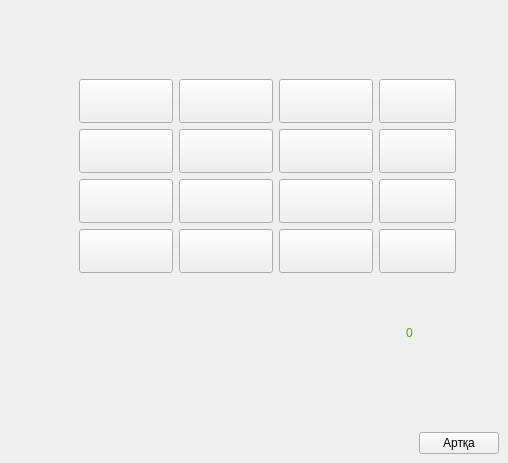
<?xml version="1.0" encoding="UTF-8"?>
<ui version="4.0">
 <class>este_sakta3</class>
 <widget class="QMainWindow" name="este_sakta3">
  <property name="geometry">
   <rect>
    <x>0</x>
    <y>0</y>
    <width>419</width>
    <height>463</height>
   </rect>
  </property>
  <property name="windowTitle">
   <string>MainWindow</string>
  </property>
  <property name="styleSheet">
   <string notr="true">border-image: url(:/images/este sakta/back_kyz.png);</string>
  </property>
  <widget class="QWidget" name="centralwidget">
   <layout class="QGridLayout" name="gridLayout_2">
    <item row="0" column="1">
     <spacer name="verticalSpacer">
      <property name="orientation">
       <enum>Qt::Vertical</enum>
      </property>
      <property name="sizeType">
       <enum>QSizePolicy::Preferred</enum>
      </property>
      <property name="sizeHint" stdset="0">
       <size>
        <width>20</width>
        <height>70</height>
       </size>
      </property>
     </spacer>
    </item>
    <item row="1" column="0">
     <spacer name="horizontalSpacer_5">
      <property name="orientation">
       <enum>Qt::Horizontal</enum>
      </property>
      <property name="sizeType">
       <enum>QSizePolicy::Fixed</enum>
      </property>
      <property name="sizeHint" stdset="0">
       <size>
        <width>70</width>
        <height>20</height>
       </size>
      </property>
     </spacer>
    </item>
    <item row="1" column="1" colspan="4">
     <layout class="QGridLayout" name="gridLayout">
      <item row="1" column="0">
       <widget class="QPushButton" name="pushButton_2">
        <property name="sizePolicy">
         <sizepolicy hsizetype="MinimumExpanding" vsizetype="MinimumExpanding">
          <horstretch>0</horstretch>
          <verstretch>0</verstretch>
         </sizepolicy>
        </property>
        <property name="font">
         <font>
          <pointsize>24</pointsize>
         </font>
        </property>
        <property name="styleSheet">
         <string notr="true">border-image: url(:/e_b);</string>
        </property>
        <property name="text">
         <string/>
        </property>
       </widget>
      </item>
      <item row="2" column="0">
       <widget class="QPushButton" name="pushButton_3">
        <property name="sizePolicy">
         <sizepolicy hsizetype="MinimumExpanding" vsizetype="MinimumExpanding">
          <horstretch>0</horstretch>
          <verstretch>0</verstretch>
         </sizepolicy>
        </property>
        <property name="font">
         <font>
          <pointsize>24</pointsize>
         </font>
        </property>
        <property name="styleSheet">
         <string notr="true">border-image: url(:/e_b);</string>
        </property>
        <property name="text">
         <string/>
        </property>
       </widget>
      </item>
      <item row="3" column="0">
       <widget class="QPushButton" name="pushButton_4">
        <property name="sizePolicy">
         <sizepolicy hsizetype="MinimumExpanding" vsizetype="MinimumExpanding">
          <horstretch>0</horstretch>
          <verstretch>0</verstretch>
         </sizepolicy>
        </property>
        <property name="font">
         <font>
          <pointsize>24</pointsize>
         </font>
        </property>
        <property name="styleSheet">
         <string notr="true">border-image: url(:/e_b);</string>
        </property>
        <property name="text">
         <string/>
        </property>
       </widget>
      </item>
      <item row="2" column="1">
       <widget class="QPushButton" name="pushButton_6">
        <property name="sizePolicy">
         <sizepolicy hsizetype="MinimumExpanding" vsizetype="MinimumExpanding">
          <horstretch>0</horstretch>
          <verstretch>0</verstretch>
         </sizepolicy>
        </property>
        <property name="font">
         <font>
          <pointsize>24</pointsize>
         </font>
        </property>
        <property name="styleSheet">
         <string notr="true">border-image: url(:/e_b);</string>
        </property>
        <property name="text">
         <string/>
        </property>
       </widget>
      </item>
      <item row="1" column="1">
       <widget class="QPushButton" name="pushButton_5">
        <property name="sizePolicy">
         <sizepolicy hsizetype="MinimumExpanding" vsizetype="MinimumExpanding">
          <horstretch>0</horstretch>
          <verstretch>0</verstretch>
         </sizepolicy>
        </property>
        <property name="font">
         <font>
          <pointsize>24</pointsize>
         </font>
        </property>
        <property name="styleSheet">
         <string notr="true">border-image: url(:/e_b);</string>
        </property>
        <property name="text">
         <string/>
        </property>
       </widget>
      </item>
      <item row="3" column="1">
       <widget class="QPushButton" name="pushButton_7">
        <property name="sizePolicy">
         <sizepolicy hsizetype="MinimumExpanding" vsizetype="MinimumExpanding">
          <horstretch>0</horstretch>
          <verstretch>0</verstretch>
         </sizepolicy>
        </property>
        <property name="font">
         <font>
          <pointsize>24</pointsize>
         </font>
        </property>
        <property name="styleSheet">
         <string notr="true">border-image: url(:/e_b);</string>
        </property>
        <property name="text">
         <string/>
        </property>
       </widget>
      </item>
      <item row="2" column="2">
       <widget class="QPushButton" name="pushButton_9">
        <property name="sizePolicy">
         <sizepolicy hsizetype="MinimumExpanding" vsizetype="MinimumExpanding">
          <horstretch>0</horstretch>
          <verstretch>0</verstretch>
         </sizepolicy>
        </property>
        <property name="font">
         <font>
          <pointsize>24</pointsize>
         </font>
        </property>
        <property name="styleSheet">
         <string notr="true">border-image: url(:/e_b);</string>
        </property>
        <property name="text">
         <string/>
        </property>
       </widget>
      </item>
      <item row="1" column="2">
       <widget class="QPushButton" name="pushButton_8">
        <property name="sizePolicy">
         <sizepolicy hsizetype="MinimumExpanding" vsizetype="MinimumExpanding">
          <horstretch>0</horstretch>
          <verstretch>0</verstretch>
         </sizepolicy>
        </property>
        <property name="font">
         <font>
          <pointsize>24</pointsize>
         </font>
        </property>
        <property name="styleSheet">
         <string notr="true">border-image: url(:/e_b);</string>
        </property>
        <property name="text">
         <string/>
        </property>
       </widget>
      </item>
      <item row="3" column="2">
       <widget class="QPushButton" name="pushButton_10">
        <property name="sizePolicy">
         <sizepolicy hsizetype="MinimumExpanding" vsizetype="MinimumExpanding">
          <horstretch>0</horstretch>
          <verstretch>0</verstretch>
         </sizepolicy>
        </property>
        <property name="font">
         <font>
          <pointsize>24</pointsize>
         </font>
        </property>
        <property name="styleSheet">
         <string notr="true">border-image: url(:/e_b);</string>
        </property>
        <property name="text">
         <string/>
        </property>
       </widget>
      </item>
      <item row="0" column="1">
       <widget class="QPushButton" name="pushButton_11">
        <property name="sizePolicy">
         <sizepolicy hsizetype="MinimumExpanding" vsizetype="MinimumExpanding">
          <horstretch>0</horstretch>
          <verstretch>0</verstretch>
         </sizepolicy>
        </property>
        <property name="styleSheet">
         <string notr="true">border-image: url(:/e_b);</string>
        </property>
        <property name="text">
         <string/>
        </property>
       </widget>
      </item>
      <item row="0" column="0">
       <widget class="QPushButton" name="pushButton_13">
        <property name="sizePolicy">
         <sizepolicy hsizetype="Minimum" vsizetype="MinimumExpanding">
          <horstretch>0</horstretch>
          <verstretch>0</verstretch>
         </sizepolicy>
        </property>
        <property name="styleSheet">
         <string notr="true">border-image: url(:/e_b);</string>
        </property>
        <property name="text">
         <string/>
        </property>
       </widget>
      </item>
      <item row="0" column="2">
       <widget class="QPushButton" name="pushButton_12">
        <property name="sizePolicy">
         <sizepolicy hsizetype="MinimumExpanding" vsizetype="MinimumExpanding">
          <horstretch>0</horstretch>
          <verstretch>0</verstretch>
         </sizepolicy>
        </property>
        <property name="font">
         <font>
          <pointsize>24</pointsize>
         </font>
        </property>
        <property name="styleSheet">
         <string notr="true">border-image: url(:/e_b);</string>
        </property>
        <property name="text">
         <string/>
        </property>
       </widget>
      </item>
      <item row="0" column="3">
       <widget class="QPushButton" name="pushButton_14">
        <property name="sizePolicy">
         <sizepolicy hsizetype="MinimumExpanding" vsizetype="MinimumExpanding">
          <horstretch>0</horstretch>
          <verstretch>0</verstretch>
         </sizepolicy>
        </property>
        <property name="styleSheet">
         <string notr="true">border-image: url(:/e_b);
font: 24pt &quot;MS Shell Dlg 2&quot;;</string>
        </property>
        <property name="text">
         <string/>
        </property>
       </widget>
      </item>
      <item row="1" column="3">
       <widget class="QPushButton" name="pushButton_15">
        <property name="sizePolicy">
         <sizepolicy hsizetype="MinimumExpanding" vsizetype="MinimumExpanding">
          <horstretch>0</horstretch>
          <verstretch>0</verstretch>
         </sizepolicy>
        </property>
        <property name="styleSheet">
         <string notr="true">border-image: url(:/e_b);
font: 24pt &quot;MS Shell Dlg 2&quot;;</string>
        </property>
        <property name="text">
         <string/>
        </property>
       </widget>
      </item>
      <item row="2" column="3">
       <widget class="QPushButton" name="pushButton_16">
        <property name="sizePolicy">
         <sizepolicy hsizetype="MinimumExpanding" vsizetype="MinimumExpanding">
          <horstretch>0</horstretch>
          <verstretch>0</verstretch>
         </sizepolicy>
        </property>
        <property name="styleSheet">
         <string notr="true">border-image: url(:/e_b);
font: 24pt &quot;MS Shell Dlg 2&quot;;</string>
        </property>
        <property name="text">
         <string/>
        </property>
       </widget>
      </item>
      <item row="3" column="3">
       <widget class="QPushButton" name="pushButton_17">
        <property name="sizePolicy">
         <sizepolicy hsizetype="MinimumExpanding" vsizetype="MinimumExpanding">
          <horstretch>0</horstretch>
          <verstretch>0</verstretch>
         </sizepolicy>
        </property>
        <property name="styleSheet">
         <string notr="true">border-image: url(:/e_b);
font: 24pt &quot;MS Shell Dlg 2&quot;;</string>
        </property>
        <property name="text">
         <string/>
        </property>
       </widget>
      </item>
     </layout>
    </item>
    <item row="1" column="5">
     <spacer name="horizontalSpacer_3">
      <property name="orientation">
       <enum>Qt::Horizontal</enum>
      </property>
      <property name="sizeType">
       <enum>QSizePolicy::Preferred</enum>
      </property>
      <property name="sizeHint" stdset="0">
       <size>
        <width>30</width>
        <height>20</height>
       </size>
      </property>
     </spacer>
    </item>
    <item row="2" column="2">
     <widget class="QLabel" name="label">
      <property name="sizePolicy">
       <sizepolicy hsizetype="MinimumExpanding" vsizetype="MinimumExpanding">
        <horstretch>0</horstretch>
        <verstretch>0</verstretch>
       </sizepolicy>
      </property>
      <property name="styleSheet">
       <string notr="true">border-image: url(:/images/about and points/text_score.png);</string>
      </property>
      <property name="text">
       <string/>
      </property>
     </widget>
    </item>
    <item row="2" column="3">
     <widget class="QLabel" name="label_2">
      <property name="sizePolicy">
       <sizepolicy hsizetype="Preferred" vsizetype="MinimumExpanding">
        <horstretch>0</horstretch>
        <verstretch>0</verstretch>
       </sizepolicy>
      </property>
      <property name="styleSheet">
       <string notr="true">border-image: url(:/images/about and points/blank.png);
font: 75 24pt &quot;MS Shell Dlg 2&quot;;
color: rgb(85, 170, 0);</string>
      </property>
      <property name="text">
       <string>0</string>
      </property>
     </widget>
    </item>
    <item row="3" column="2">
     <spacer name="verticalSpacer_2">
      <property name="orientation">
       <enum>Qt::Vertical</enum>
      </property>
      <property name="sizeType">
       <enum>QSizePolicy::Fixed</enum>
      </property>
      <property name="sizeHint" stdset="0">
       <size>
        <width>20</width>
        <height>40</height>
       </size>
      </property>
     </spacer>
    </item>
    <item row="4" column="2">
     <spacer name="horizontalSpacer">
      <property name="orientation">
       <enum>Qt::Horizontal</enum>
      </property>
      <property name="sizeHint" stdset="0">
       <size>
        <width>189</width>
        <height>20</height>
       </size>
      </property>
     </spacer>
    </item>
    <item row="4" column="4" colspan="2">
     <widget class="QPushButton" name="pushButton">
      <property name="sizePolicy">
       <sizepolicy hsizetype="Minimum" vsizetype="Preferred">
        <horstretch>0</horstretch>
        <verstretch>0</verstretch>
       </sizepolicy>
      </property>
      <property name="styleSheet">
       <string notr="true">border-image: url(:/e_b);
font: 75 20pt &quot;MS Shell Dlg 2&quot;;</string>
      </property>
      <property name="text">
       <string>Артқа</string>
      </property>
     </widget>
    </item>
   </layout>
  </widget>
 </widget>
 <resources/>
 <connections/>
</ui>
